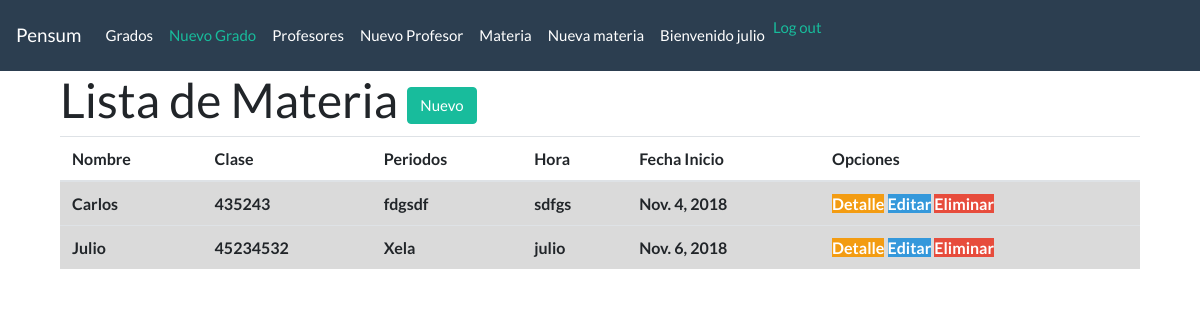
Before: /materia/ (signed in) with the older database file.
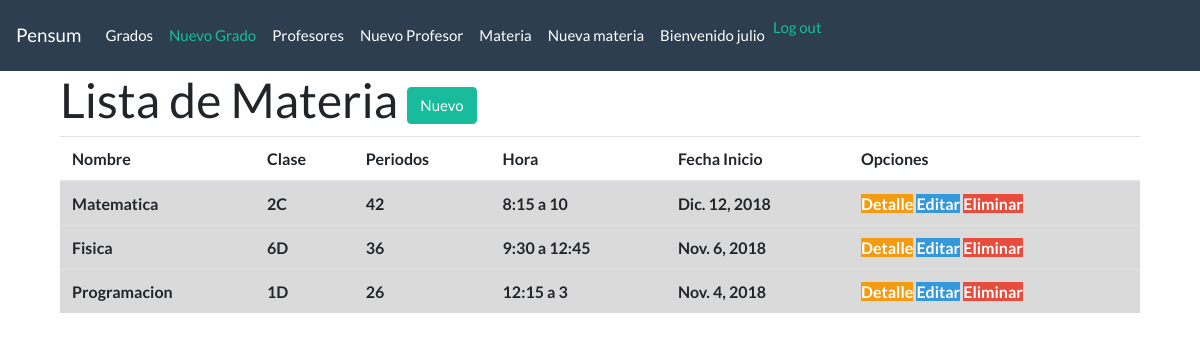
After: the same page with the newer database file.
### python/models.py (models this page shows, shortened)
class Alumno(models.Model):
    nombre = models.CharField(max_length=50)
    telefono = models.CharField(max_length=10)
    direccion = models.CharField(max_length=50)
    correo = models.CharField(max_length=50)
    fecha_nacimiento = models.DateField()

### python/views.py (the view)
# urls.py: url(r'^materia/$', views.lista_alumnos, name ='lista_alumnos'),
@login_required
def lista_alumnos(request):
    alumnos = Alumno.objects.order_by('id')
    return render(request, 'alumno/alumno_list.html', {'alumnos':alumnos})

### python/templates/alumno/alumno_list.html (shortened to what this page needs)
{% extends 'materias/base.html' %}
{% block content %}
<div class="container">
  <h1>Lista de Materia <a href="{% url 'alumno_nuevo' %}" class="btn btn-success">Nuevo</a></h1>
      <table class="table table-hover">
        <thead>
          <tr>
            <th scope="col">Nombre</th>
            <th scope="col">Clase</th>
            <th scope="col">Periodos</th>
            <th scope="col">Hora</th>
            <th scope="col">Fecha Inicio</th>
            <th scope="col">Opciones</th>
          </tr>
        </thead>
        <tbody>
          {% for alumno in alumnos %}
          <tr class="table-active">
            <th>{{alumno.nombre}}</th>
            <th>{{alumno.telefono}}</th>
            <th>{{alumno.direccion}}</th>
            <th>{{alumno.correo}}</th>
            <th>{{alumno.fecha_nacimiento}}</th>
            <th>
              <a href="{% url 'alumno_detalle' pk=alumno.pk %}" class="bt btn-warning">Detalle</a>
              <a href="{% url 'alumno_editar' pk=alumno.pk %}" class="bt btn-info">Editar</a>
              <a href="{% url 'alumno_eliminar' pk=alumno.pk %}" class="bt btn-danger">Eliminar</a>
            </th>
          </tr>
          {% endfor %}
        </tbody>
      </table>
</div>
{% endblock %}

Changed rows visible on the page:
removed Alumno: nombre "Carlos", telefono "435243", direccion "fdgsdf", correo "sdfgs", fecha_nacimiento "Nov. 4, 2018"
removed Alumno: nombre "Julio", telefono "45234532", direccion "Xela", correo "julio", fecha_nacimiento "Nov. 6, 2018"
added Alumno: nombre "Matematica", telefono "2C", direccion "42", correo "8:15 a 10", fecha_nacimiento "Dic. 12, 2018"
added Alumno: nombre "Fisica", telefono "6D", direccion "36", correo "9:30 a 12:45", fecha_nacimiento "Nov. 6, 2018"
added Alumno: nombre "Programacion", telefono "1D", direccion "26", correo "12:15 a 3", fecha_nacimiento "Nov. 4, 2018"
